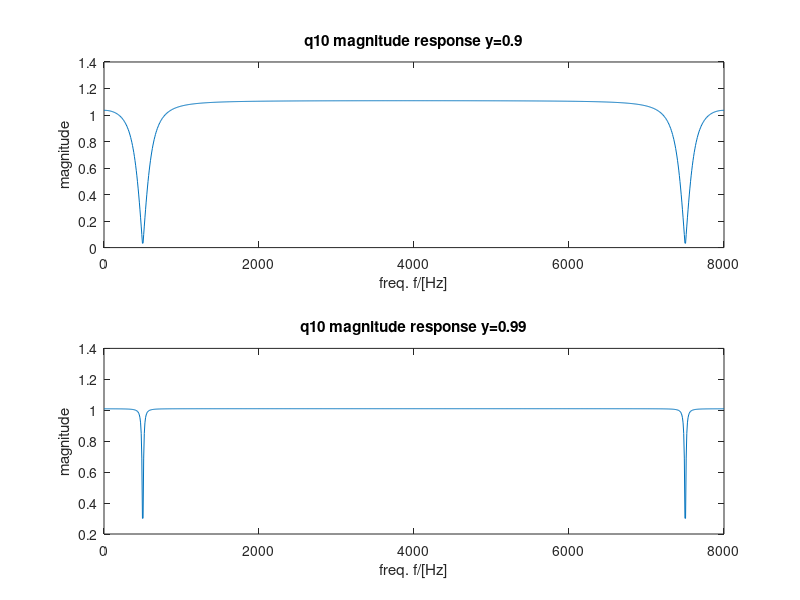

Recreate this plot in MATLAB.
%Determine the denominator and numerator coefficients ai and bi i=1,2,3 and
%plot the magnitude response in matlab

%note: q8 needs to be run before running this

fs = 8000;

%implementation using gamma=0.9

%define cutoff and sampling frequency and gamma value
Omega0 = 2*pi*500/8000; gamma1 = 0.9;

%define the coefficients of the denominator and numerator polynomials
a = [1 -2*gamma1*cos(Omega0) gamma1^2];
b = [1 -2*cos(Omega0) 1];

%define frequency scale
Omega = (0:1000)/1000*2*pi; 

%initialise loop that covers all points on the frequency scale
for k = 1:length(Omega)
Q(k) = (b(1) + b(2)*exp(-1i*Omega(k)) + b(3)*exp(-1i*2*Omega(k))) /...
(a(1) + a(2)*exp(-1i*Omega(k)) + a(3)*exp(-1i*2*Omega(k)));
end

%plot results
figure;
subplot(2,1,1);
plot(Omega/(2*pi)*8000,abs(Q));
xlabel("freq. f/[Hz]"); 
ylabel("magnitude");
title('q10 magnitude response y=0.9')
hold on; 

%implementation using gamma=0.99

%define cutoff and sampling frequency and gamma value
Omega0 = 2*pi*500/8000; gamma1 = 0.99;

%define the coefficients of the denominator and numerator polynomials
c = [1 -2*gamma1*cos(Omega0) gamma1^2];
d = [1 -2*cos(Omega0) 1];

%define frequency scale
Omega = (0:1000)/1000*2*pi; 

%initialise loop that covers all points on the frequency scale
for k = 1:length(Omega)
Q(k) = (d(1) + d(2)*exp(-1i*Omega(k)) + d(3)*exp(-1i*2*Omega(k))) /...
(c(1) + c(2)*exp(-1i*Omega(k)) + c(3)*exp(-1i*2*Omega(k)));
end

%plot results
subplot(2,1,2);
plot(Omega/(2*pi)*8000,abs(Q));
xlabel("freq. f/[Hz]"); 
ylabel("magnitude");
title('q10 magnitude response y=0.99')


